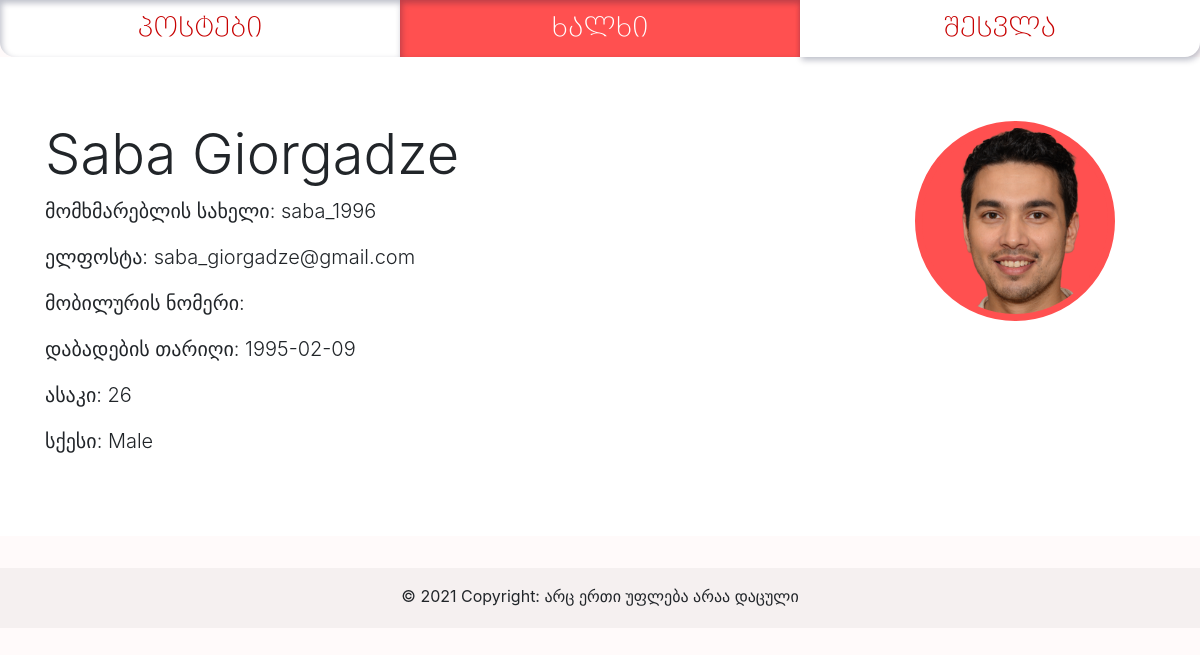
The app's page /people/saba_1996, older data.
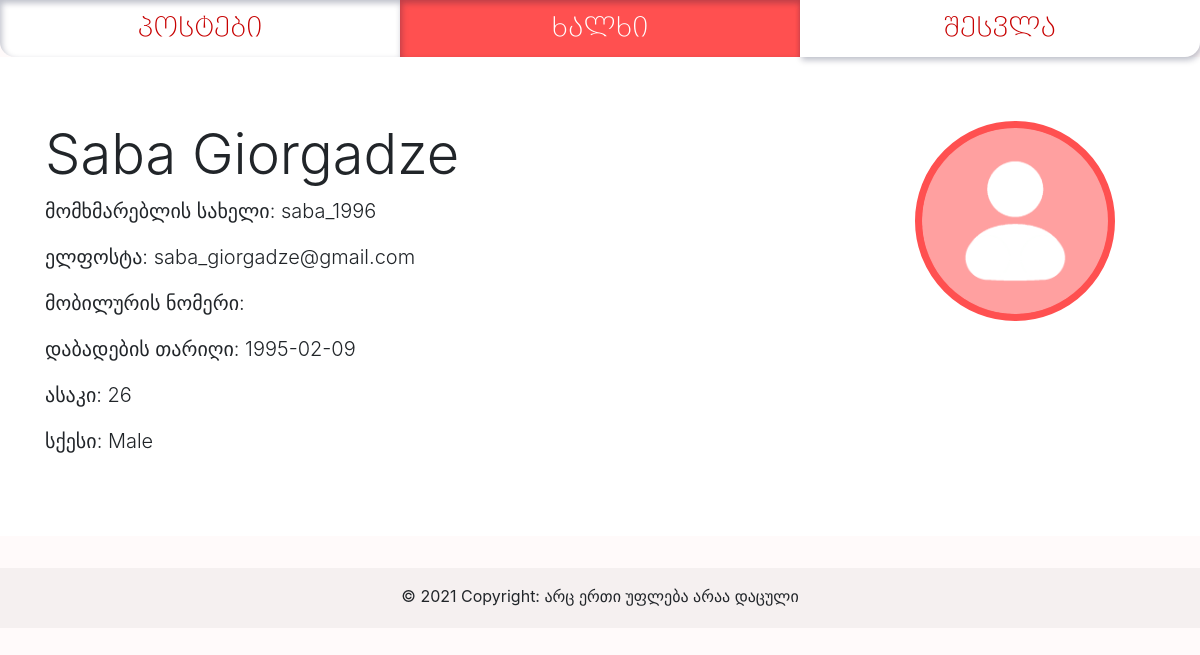
The same page, newer data.
### app/models/users.py (models this page shows, shortened)
class User(db.Model, UserMixin):
    __tablename__ = 'users'
    id = db.Column(db.Integer, primary_key=True)
    username = db.Column(db.String(16), unique=True, nullable=False, index=True)
    name_first = db.Column(db.String)
    name_last = db.Column(db.String)
    email = db.Column(db.String(64), unique=True, nullable=False, index=True)
    sex = db.Column(db.String)
    dob = db.Column(db.Date)
    password = db.Column(db.String(255))
    age = db.Column(db.Integer)
    picture = db.Column(db.String)
    post = db.relationship('PostsModel', backref='User', uselist=False)
    roles = db.relationship('Role', secondary=roles_users,
                            backref=db.backref('users', lazy='dynamic'))
    @classmethod
    def find_by_username(cls, temp_username):
        return cls.query.filter_by(username=temp_username).first()

### app/profiles/views.py (the view)
@profiles_blueprint.route('/')
@profiles_blueprint.route('/<username>')
def list_people(username=None):
    if username:
        user = User.find_by_username(username)
        return render_template('people_profile.html', pages=generate_nav_links(), user=user)
    else:
        people_list = User.query.all()
        return render_template('people.html', pages=generate_nav_links(), people_list=people_list)

### app/tools/nav_link_list.py (called while the page is built)
def generate_nav_links():
    pages_nav_list = [
        ("posts.list_posts", "პოსტები"),
        ("profiles.list_people", "ხალხი"),
        ("auth.auth", "შესვლა")
    ]
    from flask_login import current_user
    if current_user.is_authenticated:
        pages_nav_list[2] = ('profiles.profile', current_user.username.upper())
    return pages_nav_list

### app/profiles/templates/people_profile.html
{% extends "base.html" %}
{% block content %}
{% from 'macros_images.html' import show_profile_picture %}
<div class="jumbotron jumbotron-fluid" style="background-color: white">
  <div class="container">
    <h1 class="display-4">{{ user.name_first }} {{ user.name_last}} {{ show_profile_picture(user, 'myprofile-profilepicture') }}</h1>
    <p class="lead">მომხმარებლის სახელი: {{ user.username }} </p>
    <p class="lead">ელფოსტა: {{ user.email }} </p>
    <p class="lead">მობილურის ნომერი: {{ user.phone }} </p>
    <p class="lead">დაბადების თარიღი: {{ user.dob }}</p>
    <p class="lead">ასაკი: {{ user.age }} </p>
    <p class="lead">სქესი: {{ user.sex }}</p>  </div>
</div>
{% endblock %}

### app/posts/templates/macros_images.html (shortened to what this page needs)
{% macro show_profile_picture(user, style) %}
      {% if user.picture %}
        <img src="{{ url_for('static', filename='uploads/profile_pictures/%s' % user.picture) }}" class="{{style}}" alt="my_profile_picture">
      {% else %}
        <img src="{{ url_for('static', filename='uploads/profile_pictures/default_profile_picture.png') }}" class="{{style}}" alt="my_profile_picture">
      {% endif %}
{% endmacro %}

Row changes from the older to the newer data that the page shows:
changed User "Saba": picture: picture removed
